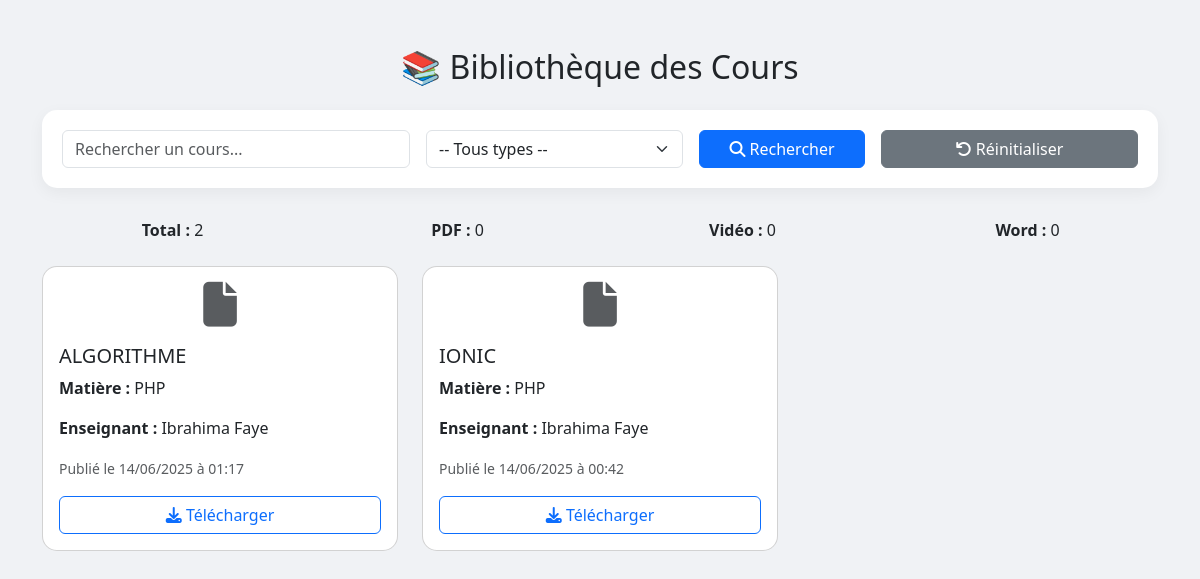
Page /etudiant/ressources/cours.php (signed in) on the committed database.
### tables this page shows
CREATE TABLE IF NOT EXISTS `cours` (
  `id` int NOT NULL AUTO_INCREMENT,
  `titre` varchar(255) DEFAULT NULL,
  `matiere_id` int DEFAULT NULL,
  `classe_id` int DEFAULT NULL,
  `enseignant_id` int DEFAULT NULL,
  `fichier_path` varchar(255) DEFAULT NULL,
  `type_fichier` enum('pdf','doc','ppt','video','lien','autre') DEFAULT NULL,
  `date_publication` datetime DEFAULT CURRENT_TIMESTAMP,
  `annee_id` int DEFAULT NULL,
  PRIMARY KEY (`id`),
  KEY `matiere_id` (`matiere_id`),
  KEY `classe_id` (`classe_id`),
  KEY `enseignant_id` (`enseignant_id`),
  KEY `annee_id` (`annee_id`)
);

CREATE TABLE IF NOT EXISTS `matieres` (
  `id` int NOT NULL AUTO_INCREMENT,
  `code` varchar(20) DEFAULT NULL,
  `nom` varchar(100) DEFAULT NULL,
  `coefficient` int DEFAULT '1',
  `heures_annuelles` int DEFAULT '60',
  `cycle_id` int DEFAULT NULL,
  PRIMARY KEY (`id`),
  UNIQUE KEY `code` (`code`),
  KEY `cycle_id` (`cycle_id`)
);

CREATE TABLE IF NOT EXISTS `utilisateurs` (
  `id` int NOT NULL AUTO_INCREMENT,
  `nom` varchar(50) NOT NULL,
  `prenom` varchar(50) DEFAULT NULL,
  `email` varchar(100) NOT NULL,
  `password` varchar(255) NOT NULL,
  `role` enum('admin','enseignant','etudiant') NOT NULL,
  `telephone` varchar(20) DEFAULT NULL,
  `adresse` text,
  `sexe` enum('M','F') DEFAULT NULL,
  `date_naissance` date DEFAULT NULL,
  `photo_profil` varchar(255) DEFAULT NULL,
  `specialite` varchar(100) DEFAULT NULL,
  `grade` varchar(50) DEFAULT NULL,
  `contrat` enum('titulaire','contractuel','vacataire') DEFAULT NULL,
  `groupe_sanguin` varchar(3) DEFAULT NULL,
  `statut` tinyint(1) DEFAULT '1',
  `created_at` datetime DEFAULT CURRENT_TIMESTAMP,
  `updated_at` datetime DEFAULT NULL ON UPDATE CURRENT_TIMESTAMP,
  PRIMARY KEY (`id`),
  UNIQUE KEY `email` (`email`)
);

### etudiant/ressources/cours.php (the view, shortened to what this page needs)
<?php
require_once '../../config/db.php';
$recherche = $_GET['q'] ?? '';
$sql = "
    SELECT c.*, m.nom AS matiere_nom, u.nom AS enseignant_nom, u.prenom AS enseignant_prenom
    FROM cours c
    LEFT JOIN matieres m ON c.matiere_id = m.id
    LEFT JOIN utilisateurs u ON c.enseignant_id = u.id
    WHERE 1 = 1
";
$params = [];
$sql .= " ORDER BY c.date_publication DESC";
$stmt = $pdo->prepare($sql);
$stmt->execute($params);
$cours = $stmt->fetchAll();
$stats = [
    'total' => $pdo->query("SELECT COUNT(*) FROM cours")->fetchColumn(),
    'pdf' => $pdo->query("SELECT COUNT(*) FROM cours WHERE type_fichier = 'pdf'")->fetchColumn(),
    'video' => $pdo->query("SELECT COUNT(*) FROM cours WHERE type_fichier = 'video'")->fetchColumn(),
    'doc' => $pdo->query("SELECT COUNT(*) FROM cours WHERE type_fichier = 'doc' OR type_fichier = 'docx'")->fetchColumn(),
    'ppt' => $pdo->query("SELECT COUNT(*) FROM cours WHERE type_fichier = 'ppt' OR type_fichier = 'pptx'")->fetchColumn(),
];
function getIconByType($type) {
    return match($type) {
        'pdf' => 'fa-file-pdf text-danger',
        'doc', 'docx' => 'fa-file-word text-primary',
        'ppt', 'pptx' => 'fa-file-powerpoint text-warning',
        'video' => 'fa-file-video text-info',
        'lien' => 'fa-link text-success',
        default => 'fa-file text-muted',
    };
}
?>
<!DOCTYPE html>
<html lang="fr">
<head>
    <link href="https://cdn.jsdelivr.net/npm/bootstrap@5.3.3/dist/css/bootstrap.min.css" rel="stylesheet">
    <link href="https://cdnjs.cloudflare.com/ajax/libs/font-awesome/6.5.0/css/all.min.css" rel="stylesheet">
</head>
<body>
<div class="container my-5">
    <h2 class="text-center mb-4">📚 Bibliothèque des Cours</h2>
    <div class="filters">
        <form method="get" class="row g-3">
            <div class="col-md-4">
                <input type="text" name="q" value="<?= htmlspecialchars($recherche) ?>" class="form-control" placeholder="Rechercher un cours...">
            </div>
            <div class="col-md-3">
                <select name="type" class="form-select">
                    <option value="">-- Tous types --</option>
                </select>
            </div>
            <div class="col-md-2">
                <button class="btn btn-primary w-100" type="submit"><i class="fas fa-search"></i> Rechercher</button>
            </div>
            <div class="col-md-3">
                <a href="?reset=1" class="btn btn-secondary w-100"><i class="fas fa-undo"></i> Réinitialiser</a>
            </div>
        </form>
    </div>
    <div class="mb-4 row text-center">
        <div class="col-md-3"><strong>Total :</strong> <?= $stats['total'] ?></div>
        <div class="col-md-3"><strong>PDF :</strong> <?= $stats['pdf'] ?></div>
        <div class="col-md-3"><strong>Vidéo :</strong> <?= $stats['video'] ?></div>
        <div class="col-md-3"><strong>Word :</strong> <?= $stats['doc'] ?></div>
    </div>
    <div class="row g-4">
        <?php if (empty($cours)): ?>
            <div class="col-12">
                <div class="alert alert-warning text-center">Aucun cours trouvé.</div>
            </div>
        <?php else: ?>
            <?php foreach ($cours as $c): ?>
                <div class="col-md-4">
                    <div class="card card-cours h-100">
                        <div class="card-body d-flex flex-column">
                            <div class="text-center mb-3">
                                <i class="fas <?= getIconByType($c['type_fichier']) ?> icon-big"></i>
                            </div>
                            <h5 class="card-title"><?= htmlspecialchars($c['titre']) ?></h5>
                            <p class="card-text"><strong>Matière :</strong> <?= htmlspecialchars($c['matiere_nom'] ?? 'Non défini') ?></p>
                            <p class="card-text"><strong>Enseignant :</strong> <?= htmlspecialchars($c['enseignant_prenom'] . ' ' . $c['enseignant_nom']) ?></p>
                            <p class="card-text"><small class="text-muted">Publié le <?= date('d/m/Y à H:i', strtotime($c['date_publication'])) ?></small></p>
                            <?php if ($c['type_fichier'] === 'lien' && !empty($c['fichier_path'])): ?>
                                <a href="<?= $c['fichier_path'] ?>" target="_blank" class="btn btn-outline-success mt-auto"><i class="fas fa-link"></i> Voir</a>
                            <?php elseif (!empty($c['fichier_path'])): ?>
                                <a href="<?= '../../' . $c['fichier_path'] ?>" target="_blank" class="btn btn-outline-primary mt-auto"><i class="fas fa-download"></i> Télécharger</a>
                            <?php else: ?>
                                <span class="text-muted mt-auto">Pas de fichier</span>
                            <?php endif; ?>
                        </div>
                    </div>
                </div>
            <?php endforeach; ?>
        <?php endif; ?>
    </div>
</div>
</body>
</html>

### etudiant/ressources/cours.php (style rules this page uses)
body { background: #f0f2f5; }
.card-cours { transition: 0.4s; border-radius: 15px; }
.icon-big { font-size: 2.8rem; }
.filters { background: #fff; padding: 20px; border-radius: 15px; box-shadow: 0 0.3rem 1rem rgba(0, 0, 0, 0.05); margin-bottom: 30px; }

### rows in the picture
cours: titre "ALGORITHME", matiere.nom "PHP", utilisateurs.prenom+nom "Ibrahima Faye", date_publication "14/06/2025 à 01:17"
cours: titre "IONIC", matiere.nom "PHP", utilisateurs.prenom+nom "Ibrahima Faye", date_publication "14/06/2025 à 00:42"

### other values in the picture
$stats['total'] "2"
$stats['pdf'] "0"
$stats['video'] "0"
$stats['doc'] "0"
